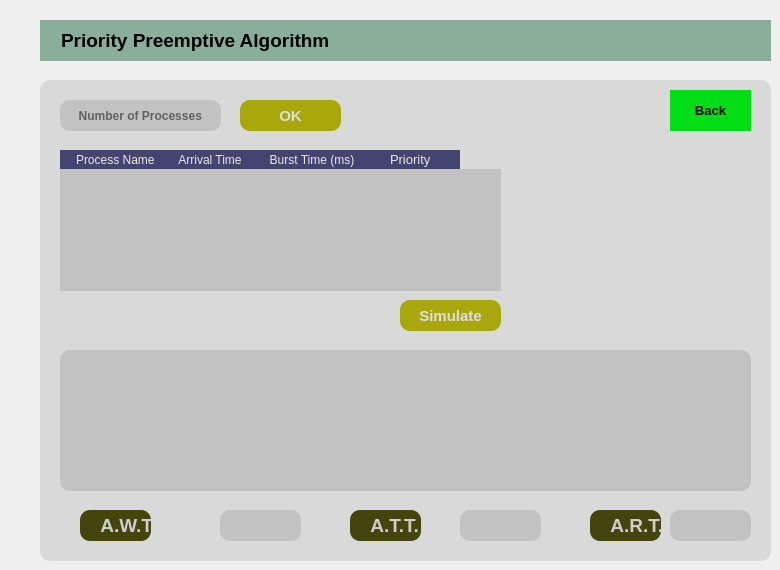
    <widget class="QWidget" name="tab_9">
     <attribute name="title">
      <string>Priority_P</string>
     </attribute>
     <widget class="QLabel" name="label_17">
      <property name="geometry">
       <rect>
        <x>40</x>
        <y>20</y>
        <width>731</width>
        <height>41</height>
       </rect>
      </property>
      <property name="font">
       <font>
        <family>Arial</family>
        <pointsize>14</pointsize>
        <weight>75</weight>
        <bold>true</bold>
       </font>
      </property>
      <property name="styleSheet">
       <string notr="true">background-color: rgb(137, 175, 155);</string>
      </property>
      <property name="text">
       <string>    Priority Preemptive Algorithm</string>
      </property>
     </widget>
     <widget class="QGroupBox" name="groupBox_9">
      <property name="enabled">
       <bool>true</bool>
      </property>
      <property name="geometry">
       <rect>
        <x>40</x>
        <y>80</y>
        <width>731</width>
        <height>481</height>
       </rect>
      </property>
      <property name="font">
       <font>
        <pointsize>9</pointsize>
        <weight>75</weight>
        <bold>true</bold>
       </font>
      </property>
      <property name="styleSheet">
       <string notr="true">background-color: rgb(217, 217, 217);
border-radius: 10px;</string>
      </property>
      <property name="title">
       <string/>
      </property>
      <widget class="QGraphicsView" name="graphicsView_6">
       <property name="geometry">
        <rect>
         <x>20</x>
         <y>270</y>
         <width>691</width>
         <height>141</height>
        </rect>
       </property>
       <property name="styleSheet">
        <string notr="true">background-color: rgb(194, 194, 194);</string>
       </property>
      </widget>
      <widget class="QLineEdit" name="lineEdit_12">
       <property name="geometry">
        <rect>
         <x>630</x>
         <y>430</y>
         <width>81</width>
         <height>31</height>
        </rect>
       </property>
       <property name="styleSheet">
        <string notr="true">background-color: rgb(194, 194, 194);</string>
       </property>
       <property name="readOnly">
        <bool>true</bool>
       </property>
       <property name="placeholderText">
        <string/>
       </property>
      </widget>
      <widget class="QPushButton" name="pushButton_29">
       <property name="geometry">
        <rect>
         <x>630</x>
         <y>10</y>
         <width>81</width>
         <height>41</height>
        </rect>
       </property>
       <property name="font">
        <font>
         <pointsize>10</pointsize>
         <weight>75</weight>
         <bold>true</bold>
        </font>
       </property>
       <property name="styleSheet">
        <string notr="true">background-color: rgb(2, 222, 22);
border-radius:0px;
</string>
       </property>
       <property name="text">
        <string>Back</string>
       </property>
       <property name="iconSize">
        <size>
         <width>27</width>
         <height>27</height>
        </size>
       </property>
      </widget>
      <widget class="QPushButton" name="pushButton_41">
       <property name="geometry">
        <rect>
         <x>600</x>
         <y>220</y>
         <width>41</width>
         <height>41</height>
        </rect>
       </property>
       <property name="styleSheet">
        <string notr="true"/>
       </property>
       <property name="text">
        <string/>
       </property>
       <property name="icon">
        <iconset>
         <normaloff>ZoomIn.png</normaloff>ZoomIn.png</iconset>
       </property>
       <property name="iconSize">
        <size>
         <width>25</width>
         <height>30</height>
        </size>
       </property>
      </widget>
      <widget class="QPushButton" name="pushButton_42">
       <property name="geometry">
        <rect>
         <x>660</x>
         <y>220</y>
         <width>41</width>
         <height>41</height>
        </rect>
       </property>
       <property name="styleSheet">
        <string notr="true"/>
       </property>
       <property name="text">
        <string/>
       </property>
       <property name="icon">
        <iconset>
         <normaloff>ZoomOut.png</normaloff>ZoomOut.png</iconset>
       </property>
       <property name="iconSize">
        <size>
         <width>25</width>
         <height>30</height>
        </size>
       </property>
      </widget>
      <widget class="QPushButton" name="pushButton_27">
       <property name="enabled">
        <bool>true</bool>
       </property>
       <property name="geometry">
        <rect>
         <x>200</x>
         <y>20</y>
         <width>101</width>
         <height>31</height>
        </rect>
       </property>
       <property name="font">
        <font>
         <family>Arial</family>
         <pointsize>11</pointsize>
         <weight>75</weight>
         <bold>true</bold>
        </font>
       </property>
       <property name="styleSheet">
        <string notr="true">background-color: rgb(168, 168, 13);
color: rgb(223, 223, 223);</string>
       </property>
       <property name="text">
        <string>OK</string>
       </property>
       <property name="shortcut">
        <string>Return</string>
       </property>
      </widget>
      <widget class="QLineEdit" name="lineEdit_11">
       <property name="geometry">
        <rect>
         <x>20</x>
         <y>20</y>
         <width>161</width>
         <height>31</height>
        </rect>
       </property>
       <property name="font">
        <font>
         <family>Arial</family>
         <weight>75</weight>
         <bold>true</bold>
        </font>
       </property>
       <property name="styleSheet">
        <string notr="true">background-color: rgb(194, 194, 194);</string>
       </property>
       <property name="placeholderText">
        <string>     Number of Processes</string>
       </property>
      </widget>
      <widget class="QTableWidget" name="tableWidget_8">
       <property name="geometry">
        <rect>
         <x>20</x>
         <y>70</y>
         <width>441</width>
         <height>141</height>
        </rect>
       </property>
       <property name="font">
        <font>
         <family>Arial</family>
         <weight>75</weight>
         <bold>true</bold>
        </font>
       </property>
       <property name="styleSheet">
        <string notr="true">QHeaderView::section  {
    background-color: rgb(68, 68, 113);
    color: rgb(231, 231, 231);
	border:rgb(68, 68, 113);;
    text-align: left;
	padding-left: 4px;
}
QTableCornerButton::section {
    background-color:rgb(68, 68, 113);
    border: 1px solid #3A3939;
    border-radius: 0px;
}

QTableView
{
	background-color: rgb(194, 194, 194);
	border-radius: 0px;
}

QTableView, QHeaderView
{
    border-radius: 0px;
	selection-background-color: rgb(194, 194, 194);
}

QTableView::item::pressed
{
    background-color: rgb(126, 126, 126);
}


QScrollBar:horizontal
{
    background-color: rgb(194, 194, 194);

}
QScrollBar:vertical
{
    background-color: rgb(194, 194, 194);

}

QTableWidget::item:hover {
	border: 1px solid #47476a;
	border-radius: 8px;
	background-color: #909090;
}


</string>
       </property>
       <property name="frameShape">
        <enum>QFrame::StyledPanel</enum>
       </property>
       <property name="autoScroll">
        <bool>false</bool>
       </property>
       <property name="horizontalScrollMode">
        <enum>QAbstractItemView::ScrollPerPixel</enum>
       </property>
       <column>
        <property name="text">
         <string>  Process Name</string>
        </property>
        <property name="font">
         <font>
          <family>MS Shell Dlg 2</family>
          <pointsize>9</pointsize>
         </font>
        </property>
        <property name="textAlignment">
         <set>AlignCenter</set>
        </property>
       </column>
       <column>
        <property name="text">
         <string>  Arrival Time   </string>
        </property>
        <property name="font">
         <font>
          <family>MS Shell Dlg 2</family>
          <pointsize>9</pointsize>
         </font>
        </property>
        <property name="textAlignment">
         <set>AlignCenter</set>
        </property>
       </column>
       <column>
        <property name="text">
         <string>  Burst Time (ms)  </string>
        </property>
        <property name="font">
         <font>
          <family>MS Shell Dlg 2</family>
          <pointsize>9</pointsize>
         </font>
        </property>
        <property name="textAlignment">
         <set>AlignCenter</set>
        </property>
       </column>
       <column>
        <property name="text">
         <string>  Priority   </string>
        </property>
        <property name="font">
         <font>
          <family>MS Shell Dlg 2</family>
          <pointsize>10</pointsize>
          <weight>50</weight>
          <bold>false</bold>
         </font>
        </property>
        <property name="textAlignment">
         <set>AlignCenter</set>
        </property>
       </column>
      </widget>
      <widget class="QPushButton" name="pushButton_28">
       <property name="enabled">
        <bool>true</bool>
       </property>
       <property name="geometry">
        <rect>
         <x>360</x>
         <y>220</y>
         <width>101</width>
         <height>31</height>
        </rect>
       </property>
       <property name="font">
        <font>
         <family>Arial</family>
         <pointsize>11</pointsize>
         <weight>75</weight>
         <bold>true</bold>
        </font>
       </property>
       <property name="styleSheet">
        <string notr="true">background-color: rgb(168, 168, 13);
color: rgb(223, 223, 223);</string>
       </property>
       <property name="text">
        <string>Simulate</string>
       </property>
       <property name="shortcut">
        <string>Return</string>
       </property>
      </widget>
      <widget class="QLineEdit" name="lineEdit_42">
       <property name="geometry">
        <rect>
         <x>420</x>
         <y>430</y>
         <width>81</width>
         <height>31</height>
        </rect>
       </property>
       <property name="styleSheet">
        <string notr="true">background-color: rgb(194, 194, 194);</string>
       </property>
       <property name="readOnly">
        <bool>true</bool>
       </property>
       <property name="placeholderText">
        <string/>
       </property>
      </widget>
      <widget class="QLineEdit" name="lineEdit_43">
       <property name="geometry">
        <rect>
         <x>180</x>
         <y>430</y>
         <width>81</width>
         <height>31</height>
        </rect>
       </property>
       <property name="styleSheet">
        <string notr="true">background-color: rgb(194, 194, 194);</string>
       </property>
       <property name="readOnly">
        <bool>true</bool>
       </property>
       <property name="placeholderText">
        <string/>
       </property>
      </widget>
      <widget class="QLabel" name="label_78">
       <property name="geometry">
        <rect>
         <x>310</x>
         <y>430</y>
         <width>71</width>
         <height>31</height>
        </rect>
       </property>
       <property name="font">
        <font>
         <family>Arial</family>
         <pointsize>14</pointsize>
         <weight>75</weight>
         <bold>true</bold>
        </font>
       </property>
       <property name="styleSheet">
        <string notr="true">background-color: rgb(68, 68, 13);
color: rgb(206, 206, 206);</string>
       </property>
       <property name="text">
        <string>    A.T.T.</string>
       </property>
      </widget>
      <widget class="QLabel" name="label_77">
       <property name="geometry">
        <rect>
         <x>550</x>
         <y>430</y>
         <width>71</width>
         <height>31</height>
        </rect>
       </property>
       <property name="font">
        <font>
         <family>Arial</family>
         <pointsize>14</pointsize>
         <weight>75</weight>
         <bold>true</bold>
        </font>
       </property>
       <property name="styleSheet">
        <string notr="true">background-color: rgb(68, 68, 13);
color: rgb(206, 206, 206);</string>
       </property>
       <property name="text">
        <string>    A.R.T.</string>
       </property>
      </widget>
      <widget class="QLabel" name="label_76">
       <property name="geometry">
        <rect>
         <x>40</x>
         <y>430</y>
         <width>71</width>
         <height>31</height>
        </rect>
       </property>
       <property name="font">
        <font>
         <family>Arial</family>
         <pointsize>14</pointsize>
         <weight>75</weight>
         <bold>true</bold>
        </font>
       </property>
       <property name="styleSheet">
        <string notr="true">background-color: rgb(68, 68, 13);
color: rgb(206, 206, 206);</string>
       </property>
       <property name="text">
        <string>    A.W.T.</string>
       </property>
      </widget>
     </widget>
    </widget>
